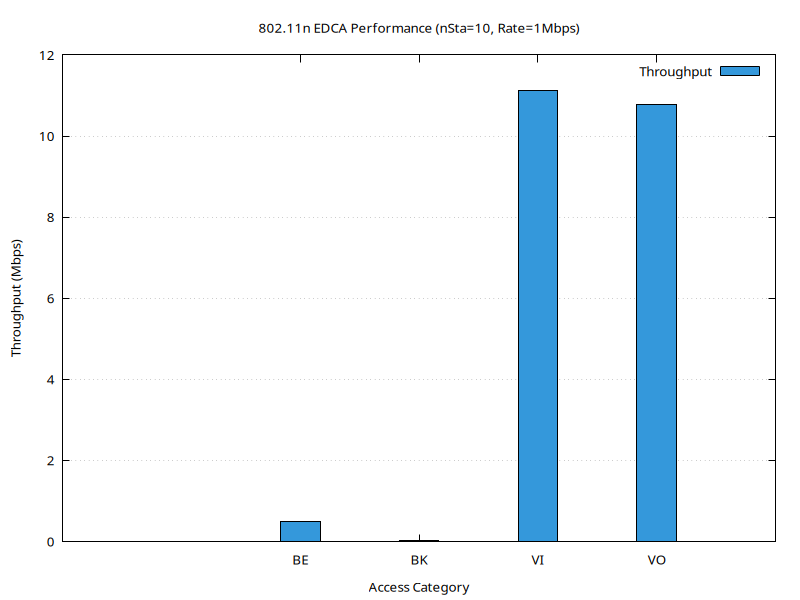

The script that saved this image:
set terminal pngcairo size 800,600 enhanced font 'Verdana,10'
set output 'plot_n10_1Mbps.png'
set title '802.11n EDCA Performance (nSta=10, Rate=1Mbps)'
set style data histograms
set style fill solid 1.0 border -1
set ylabel 'Throughput (Mbps)'
set xlabel 'Access Category'
set yrange [0:*]
set grid y
plot 'plot_n10_1Mbps.dat' using 2:xtic(1) title 'Throughput' lc rgb '#3498db'
